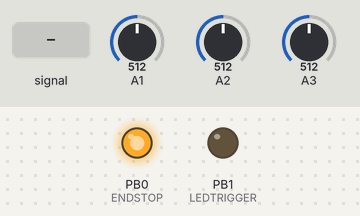
A sketch run on a simulated ATtiny85, built with avr-gcc and run on an emulated ATtiny85. On the bench: output pins drawn as LEDs (lit = HIGH). Inputs (shaded band) come from the test bench; at power-on: A1 = 512, A2 = 512, A3 = 512.

Above: at 1.2 s.
1.3 s: A1 fed a 200 Hz sine of ±81 counts around its level
At 3.23 s:
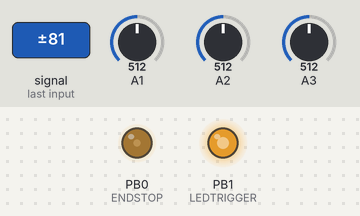
4.3 s: A1 set to 716
7.2 s: A2 set to 900
At 9.6 s:
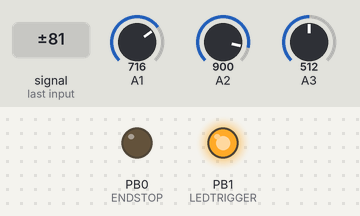
10.2 s: A3 fed a 200 Hz sine of ±460 counts around its level
At 10.33 s:
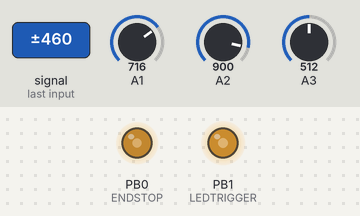
13.2 s: A1 fed a 200 Hz sine of ±255 counts around its level
16.2 s: A3 set to 1023
Timing chart, 0 to 20.2 s (numbered marks = the images above; inputs shaded):
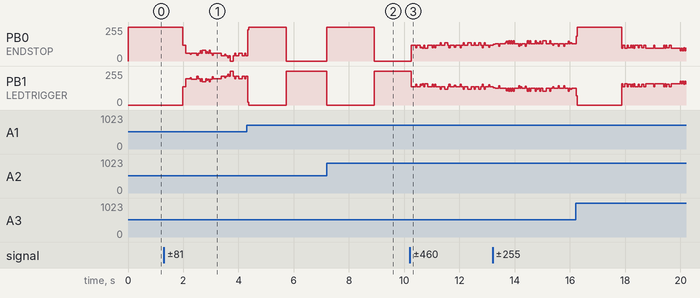

Measured:
- after the input at 7.2 s, PB0 (ENDSTOP): 0/255 → 255/255 at once, → 0/255 1.7 s later; PB1 (LEDTRIGGER): 255/255 → 0/255 at once, → 255/255 1.7 s later

The sketch:

JohnSL_Trigger_Rewritten_For_Trinket_withPullDownLogic.ino
```cpp
/*
  Modified version of JohnSL's FSR Trigger for use on the Trinket or ATtiny85

  Loses the following features from his design:
  * Loses LED indicators per FSR
  * Loses Various other IO pins

  Retains the following:
  * 3 FSR inputs
  * JohnSL's long and short averaging routines

  Changes:
  * Changed the LED and endstop/output pin to pins 0 and 1
  * Changed the ADC chosen to be A1, A2, and A3. (A0 is the reset pin on the ATtiny85)
  * Changed the circuit expectation to be a pull down resistor with FSR performing pull up.

  */

// Define the pins that have LEDs on them. We have one LED for each of the three FSRs to indicate
// when each FSR is triggered. And one power/end stop LED that is on until any of the FSRs are
// triggered.
#define LEDTRIGGER  01
#define ENDSTOP     00

// Define the pins used for the analog inputs that have the FSRs attached. These have external
// 10K pull-up resistors.
/*
#define FSR1        A1
#define FSR2        A2
#define FSR3        A3
*/

// Note, since we are using analogRead, we can refer to the ADC numerical pins.
// This is helpful for when compiling for the ADAfruit trinket. Will still
// work when compiling for ATtiny85 in general
#define FSR1        01
#define FSR2        02
#define FSR3        03


// The end stop output
#define TRIGGER     01

short fsrPins[] = { FSR1, FSR2, FSR3 };     // Pins for each of the FSR analog inputs

#define SHORT_SIZE 8
#define LONG_SIZE 16
#define LONG_INTERVAL (2000 / LONG_SIZE)

unsigned long lastLongTime[3];              // Last time in millis that we captured a long-term sample
uint16_t longSamples[3][LONG_SIZE];         // Used to keep a long-term average
uint8_t longIndex[3] = {0, 0, 0};           // Index of the last long-term sample
uint16_t longAverage[3] = {0, 0, 0};

uint16_t shortSamples[3][SHORT_SIZE];       // Used to create an average of the most recent samples
uint8_t averageIndex[3] = {0, 0, 0};

uint8_t pin=0;                              // Defining a global pin variable that is used in the code.

void SetOutput(short fsr, bool state)
{
    static bool triggered[3] = {false};

    triggered[fsr] = state;

    bool any = false;
    for (uint8_t fsr = 0; fsr < 3; fsr++)
    {
        any |= triggered[fsr];
    }

    digitalWrite(LEDTRIGGER, any ? LOW : HIGH);
    digitalWrite(ENDSTOP, any ? HIGH : LOW);
}

void InitValues()
{
    for (uint8_t fsr = 0; fsr < 3; fsr++)
    {
        for (uint8_t i = 0; i < SHORT_SIZE; i++)
            shortSamples[fsr][i] = 0;

        for (uint8_t i = 0; i < LONG_SIZE; i++)
            longSamples[fsr][i] = 0;
    }

    for (uint8_t fsr = 0; fsr < 3; fsr++)
        lastLongTime[fsr] = millis();
}

//
// One-time setup for the various I/O ports
//
void setup()
{
    InitValues();

    for (uint8_t fsr = 0; fsr < 3; fsr++)
    {
        // Set the FSR lines for inputs without a pull-up since the board has external 10K
        // pull-up resistors.
        pin = fsrPins[fsr];
        pinMode(pin, INPUT);
    }

    // Set the green combined LED to on so it acts as a power-on indicator. We'll turn it
    // off whenever we trigger the end stop.
    pinMode(LEDTRIGGER, OUTPUT);
    digitalWrite(LEDTRIGGER, HIGH);

    // Set the endstop pin to be an output that is set for NC
    pinMode(ENDSTOP, OUTPUT);
    digitalWrite(ENDSTOP, LOW);
};

//
// Captures a new value once LONG_INTERVAL ms have passed since the last sample.
//
// Returns: The current long-range average
uint16_t UpdateLongSamples(short fsr, int avg)
{
    unsigned long current = millis();
    if (current - lastLongTime[fsr] <= LONG_INTERVAL)
    {
        return longAverage[fsr];
    }

    longSamples[fsr][longIndex[fsr]++] = avg;
    if (longIndex[fsr] >= LONG_SIZE)
    {
        longIndex[fsr] = 0;
    }

    uint16_t total = 0;
    for (int i = 0; i < LONG_SIZE; i++)
    {
        total += longSamples[fsr][i];
    }

    longAverage[fsr] = total / LONG_SIZE;

    lastLongTime[fsr] = millis();
    return longAverage[fsr];
}

void CalculateThreshold(short fsr)
{
    uint16_t avg = 0;
    for (int i = 0; i < SHORT_SIZE; i++)
    {
        avg += shortSamples[fsr][i];
    }
    uint16_t value = avg / SHORT_SIZE;

    uint16_t longAverage = UpdateLongSamples(fsr, value);

    // Changed threshold calculation to be above the average, since we are
    // switching the pullup circuit to a pulldown circuit.
    uint16_t threshold = 1.08 * longAverage;

    // Changing the '<' to '>' since the circuit will now increase in value
    // with pressure applied
    bool triggered = value > threshold;
    SetOutput(fsr, triggered);
}

void loop()
{
    for (uint8_t fsr = 0; fsr < 3; fsr++)
    {
        int value = analogRead(fsrPins[fsr]);

        shortSamples[fsr][averageIndex[fsr]++] = value;
        if (averageIndex[fsr] >= SHORT_SIZE)
        {
            CalculateThreshold(fsr);
            averageIndex[fsr] = 0;
        }
    }
};
```
